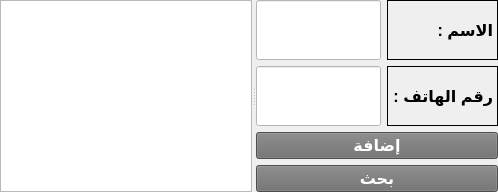
         <widget class="QSplitter" name="splitter">
          <property name="orientation">
           <enum>Qt::Horizontal</enum>
          </property>
          <widget class="QTableView" name="customertable">
           <property name="sizePolicy">
            <sizepolicy hsizetype="Expanding" vsizetype="Maximum">
             <horstretch>0</horstretch>
             <verstretch>0</verstretch>
            </sizepolicy>
           </property>
           <property name="font">
            <font>
             <weight>75</weight>
             <bold>true</bold>
            </font>
           </property>
          </widget>
          <widget class="QWidget" name="layoutWidget">
           <layout class="QVBoxLayout" name="verticalLayout_6">
            <item>
             <layout class="QHBoxLayout" name="horizontalLayout_3">
              <item>
               <layout class="QVBoxLayout" name="verticalLayout_4">
                <item>
                 <widget class="QLineEdit" name="customername">
                  <property name="sizePolicy">
                   <sizepolicy hsizetype="Minimum" vsizetype="Preferred">
                    <horstretch>0</horstretch>
                    <verstretch>0</verstretch>
                   </sizepolicy>
                  </property>
                  <property name="font">
                   <font>
                    <pointsize>10</pointsize>
                    <weight>75</weight>
                    <bold>true</bold>
                   </font>
                  </property>
                  <property name="styleSheet">
                   <string notr="true">background-color: rgb(255, 255, 255);</string>
                  </property>
                  <property name="clearButtonEnabled">
                   <bool>true</bool>
                  </property>
                 </widget>
                </item>
                <item>
                 <widget class="QLineEdit" name="customerphone">
                  <property name="sizePolicy">
                   <sizepolicy hsizetype="Minimum" vsizetype="Preferred">
                    <horstretch>0</horstretch>
                    <verstretch>0</verstretch>
                   </sizepolicy>
                  </property>
                  <property name="font">
                   <font>
                    <pointsize>10</pointsize>
                    <weight>75</weight>
                    <bold>true</bold>
                   </font>
                  </property>
                  <property name="styleSheet">
                   <string notr="true">background-color: rgb(255, 255, 255);</string>
                  </property>
                  <property name="dragEnabled">
                   <bool>false</bool>
                  </property>
                  <property name="clearButtonEnabled">
                   <bool>true</bool>
                  </property>
                 </widget>
                </item>
               </layout>
              </item>
              <item>
               <layout class="QVBoxLayout" name="verticalLayout_5">
                <item>
                 <widget class="QLabel" name="label_22">
                  <property name="sizePolicy">
                   <sizepolicy hsizetype="Preferred" vsizetype="Preferred">
                    <horstretch>0</horstretch>
                    <verstretch>0</verstretch>
                   </sizepolicy>
                  </property>
                  <property name="minimumSize">
                   <size>
                    <width>0</width>
                    <height>0</height>
                   </size>
                  </property>
                  <property name="font">
                   <font>
                    <pointsize>12</pointsize>
                    <weight>75</weight>
                    <bold>true</bold>
                   </font>
                  </property>
                  <property name="frameShape">
                   <enum>QFrame::Box</enum>
                  </property>
                  <property name="text">
                   <string>الاسم :</string>
                  </property>
                 </widget>
                </item>
                <item>
                 <widget class="QLabel" name="label_25">
                  <property name="sizePolicy">
                   <sizepolicy hsizetype="Minimum" vsizetype="Preferred">
                    <horstretch>0</horstretch>
                    <verstretch>0</verstretch>
                   </sizepolicy>
                  </property>
                  <property name="minimumSize">
                   <size>
                    <width>0</width>
                    <height>0</height>
                   </size>
                  </property>
                  <property name="font">
                   <font>
                    <pointsize>12</pointsize>
                    <weight>75</weight>
                    <bold>true</bold>
                   </font>
                  </property>
                  <property name="frameShape">
                   <enum>QFrame::Box</enum>
                  </property>
                  <property name="text">
                   <string>رقم الهاتف :</string>
                  </property>
                 </widget>
                </item>
               </layout>
              </item>
             </layout>
            </item>
            <item>
             <widget class="QPushButton" name="pushButton_2">
              <property name="font">
               <font>
                <pointsize>12</pointsize>
                <weight>75</weight>
                <bold>true</bold>
               </font>
              </property>
              <property name="cursor">
               <cursorShape>PointingHandCursor</cursorShape>
              </property>
              <property name="styleSheet">
               <string notr="true">color: rgb(255, 255, 255);
background-color: rgb(108, 108, 108);
</string>
              </property>
              <property name="text">
               <string>إضافة</string>
              </property>
             </widget>
            </item>
            <item>
             <widget class="QPushButton" name="pushButton_44">
              <property name="font">
               <font>
                <pointsize>12</pointsize>
                <weight>75</weight>
                <bold>true</bold>
               </font>
              </property>
              <property name="cursor">
               <cursorShape>PointingHandCursor</cursorShape>
              </property>
              <property name="styleSheet">
               <string notr="true">color: rgb(255, 255, 255);
background-color: rgb(108, 108, 108);

</string>
              </property>
              <property name="text">
               <string>بحث</string>
              </property>
             </widget>
            </item>
           </layout>
          </widget>
         </widget>
